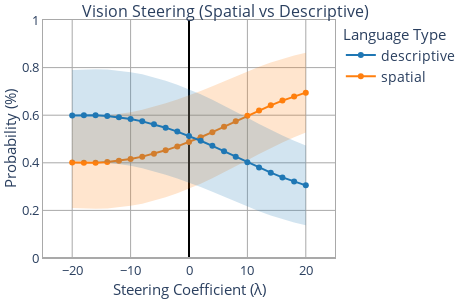

Source (notebook cell):
### Code cell
# Load data - try multiple path options
import os
if os.path.exists("../runs_vision/gpt2/coeff_test/coeffs.json"):
    artifact_path = Path("../runs_vision/gpt2")
elif os.path.exists("runs_vision/gpt2/coeff_test/coeffs.json"):
    artifact_path = Path("runs_vision/gpt2")
else:
    # Use absolute path as fallback
    artifact_path = Path("/Users/bretthaas/vision/vision-bias-steering/runs_vision/gpt2")

print(f"Using path: {artifact_path.absolute()}")
print(f"File exists: {(artifact_path / 'coeff_test/coeffs.json').exists()}")

# Load results
coeffs, outputs = load_results(artifact_path, normalized=True)
print(f"\n✓ Loaded {len(coeffs)} coefficients and {len(outputs)} samples")
print(f"  Coefficient range: [{min(coeffs):.1f}, {max(coeffs):.1f}]")

# Verify we have variation (this confirms steering is working)
all_pos = np.array([np.array(x['pos_probs']) for x in outputs])
all_neg = np.array([np.array(x['neg_probs']) for x in outputs])
pos_mean = all_pos.mean(axis=0)
neg_mean = all_neg.mean(axis=0)
pos_norm = pos_mean / (pos_mean + neg_mean)
variation = pos_norm.max() - pos_norm.min()
print(f"  Spatial probability variation: {variation:.4f} ({variation*100:.1f}%)")
if variation < 0.01:
    print("  ⚠️  Warning: Very little variation - steering may not be working properly")
else:
    print("  ✓ Good variation detected - steering is working!")

# Create plot
fig = plot_steering(
    coeffs, outputs, 
    width=470, height=300, 
    error_band=True, 
    title_text="Vision Steering (Spatial vs Descriptive)", 
    x_range=[min(coeffs)-5, max(coeffs)+5]
)

# Display in notebook
fig.show()

# Export the plot
import os
os.makedirs("../plots", exist_ok=True)  # Create plots directory if it doesn't exist
output_dir = Path("../plots")

# Save as HTML (interactive)
html_path = output_dir / "gpt2-vision-steering.html"
fig.write_html(str(html_path))
print(f"\n✓ Saved interactive plot to: {html_path.absolute()}")

### Figure 1 — Plotly figure (JSON) as saved in the notebook; plotly's stock layout.template omitted (floating-point values rounded to 4 significant figures)
{"data": [{"marker": {"color": "#FF7F0E"}, "mode": "lines+markers", "name": "spatial", "showlegend": true, "type": "scatter", "x": [-20.0, -18.0, -16.0, -14.0, -12.0, -10.0, -8.0, -6.0, -4.0, -2.0, 0.0, 2.0, 4.0, 6.0, 8.0, 10.0, 12.0, 14.0, 16.0, 18.0, 20.0], "y": [0.4013, 0.3998, 0.4004, 0.4033, 0.4084, 0.416, 0.4258, 0.438, 0.4523, 0.4688, 0.4872, 0.5072, 0.5286, 0.551, 0.5741, 0.5973, 0.62, 0.6415, 0.6613, 0.6791, 0.6948]}, {"line": {"width": 0}, "marker": {"color": "#444"}, "mode": "lines", "showlegend": false, "type": "scatter", "x": [-20.0, -18.0, -16.0, -14.0, -12.0, -10.0, -8.0, -6.0, -4.0, -2.0, 0.0, 2.0, 4.0, 6.0, 8.0, 10.0, 12.0, 14.0, 16.0, 18.0, 20.0], "y": [0.5922, 0.5923, 0.5943, 0.5983, 0.6045, 0.6129, 0.6233, 0.6356, 0.6498, 0.6657, 0.6833, 0.7022, 0.7221, 0.7426, 0.7633, 0.7838, 0.8033, 0.8213, 0.8371, 0.8507, 0.862]}, {"fill": "tonexty", "fillcolor": "rgba(255, 127, 14, 0.2)", "line": {"width": 0}, "marker": {"color": "#444"}, "mode": "lines", "showlegend": false, "type": "scatter", "x": [-20.0, -18.0, -16.0, -14.0, -12.0, -10.0, -8.0, -6.0, -4.0, -2.0, 0.0, 2.0, 4.0, 6.0, 8.0, 10.0, 12.0, 14.0, 16.0, 18.0, 20.0], "y": [0.2104, 0.2073, 0.2065, 0.2082, 0.2123, 0.219, 0.2284, 0.2403, 0.2549, 0.2718, 0.2911, 0.3123, 0.3352, 0.3595, 0.3848, 0.4107, 0.4366, 0.4617, 0.4855, 0.5075, 0.5275]}, {"marker": {"color": "#1F77B4"}, "mode": "lines+markers", "name": "descriptive", "showlegend": true, "type": "scatter", "x": [-20.0, -18.0, -16.0, -14.0, -12.0, -10.0, -8.0, -6.0, -4.0, -2.0, 0.0, 2.0, 4.0, 6.0, 8.0, 10.0, 12.0, 14.0, 16.0, 18.0, 20.0], "y": [0.5987, 0.6002, 0.5996, 0.5967, 0.5916, 0.584, 0.5742, 0.562, 0.5477, 0.5312, 0.5128, 0.4928, 0.4714, 0.449, 0.4259, 0.4027, 0.38, 0.3585, 0.3387, 0.3209, 0.3052]}, {"line": {"width": 0}, "marker": {"color": "#444"}, "mode": "lines", "showlegend": false, "type": "scatter", "x": [-20.0, -18.0, -16.0, -14.0, -12.0, -10.0, -8.0, -6.0, -4.0, -2.0, 0.0, 2.0, 4.0, 6.0, 8.0, 10.0, 12.0, 14.0, 16.0, 18.0, 20.0], "y": [0.7896, 0.7927, 0.7935, 0.7918, 0.7877, 0.781, 0.7716, 0.7597, 0.7451, 0.7282, 0.7089, 0.6877, 0.6648, 0.6405, 0.6152, 0.5893, 0.5634, 0.5383, 0.5145, 0.4925, 0.4725]}, {"fill": "tonexty", "fillcolor": "rgba(31, 119, 180, 0.2)", "line": {"width": 0}, "marker": {"color": "#444"}, "mode": "lines", "showlegend": false, "type": "scatter", "x": [-20.0, -18.0, -16.0, -14.0, -12.0, -10.0, -8.0, -6.0, -4.0, -2.0, 0.0, 2.0, 4.0, 6.0, 8.0, 10.0, 12.0, 14.0, 16.0, 18.0, 20.0], "y": [0.4078, 0.4077, 0.4057, 0.4017, 0.3955, 0.3871, 0.3767, 0.3644, 0.3502, 0.3343, 0.3167, 0.2978, 0.2779, 0.2574, 0.2367, 0.2162, 0.1967, 0.1787, 0.1629, 0.1493, 0.138]}], "layout": {"font": {"size": 14}, "height": 300, "legend": {"title": {"font": {"size": 15}, "text": "Language Type"}}, "margin": {"b": 25, "l": 10, "r": 10, "t": 20}, "plot_bgcolor": "white", "title": {"font": {"size": 16}, "text": "Vision Steering (Spatial vs Descriptive)", "x": 0.48, "y": 0.98}, "width": 470, "xaxis": {"gridcolor": "darkgrey", "linecolor": "darkgrey", "linewidth": 1, "mirror": true, "nticks": 10, "range": [-25.0, 25.0], "showgrid": true, "showline": true, "tickfont": {"size": 13}, "title": {"font": {"size": 15}, "standoff": 1, "text": "Steering Coefficient (λ)"}, "zeroline": true, "zerolinecolor": "black"}, "yaxis": {"gridcolor": "darkgrey", "linecolor": "darkgrey", "linewidth": 1, "mirror": true, "range": [0, 1], "showgrid": true, "showline": true, "tickfont": {"size": 13}, "title": {"font": {"size": 15}, "standoff": 2, "text": "Probability (%)"}, "zeroline": true, "zerolinecolor": "darkgrey"}}}
